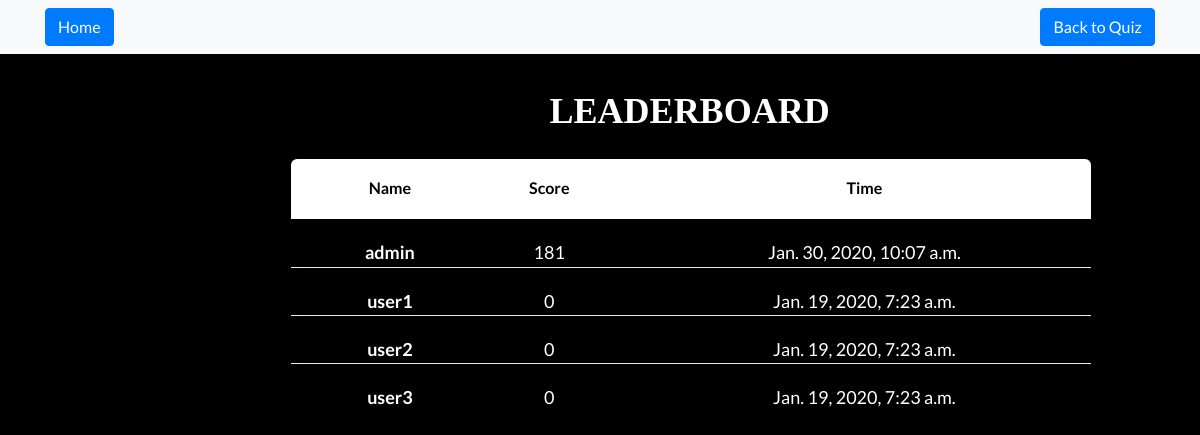
Screenshot of /quiz/leaderboard/ with the database file from the repository.
### game/models.py (models this page shows)
class Profile(models.Model):
	user=models.OneToOneField(User,on_delete=models.CASCADE)
	image = models.ImageField(default='default.jpg', upload_to='profile_pics')
	points=models.IntegerField(default=0)
	money=models.IntegerField(default=0)
	weapon_list=models.TextField(max_length=500, null=True)
	defence_list=models.TextField(max_length=500, null=True)
	is_playing = models.BooleanField(default=True)
	score=models.IntegerField(default=0)
	curr_round=models.IntegerField(default=1)
	submit_time =  models.DateTimeField(auto_now_add=True, null=True)
	class Meta:
		ordering = ('-points',)
	def __str__(self):
		return str(self.user)

### quiz/views.py (the view)
# urls.py: path('leaderboard/',views.leaderboard,name='leaderboard'),
def leaderboard(request):
	people=[]
	profiles = Profile.objects.order_by("-score","submit_time")
	print(profiles)
	for i in profiles:
		myuser = User.objects.get(id=i.user_id)
		if i.score>=0:
			people.append({
				'username':myuser.username,
				'score':i.score,
				'time':i.submit_time,
				})
	return render(request,'quiz/leaderboard2.html',{'people':people})

### quiz/templates/quiz/leaderboard2.html (shortened to what this page needs)
<html>
    <head>
      {% load static %}
       <link  href="{% static 'quiz/css4/style.css' %}" rel="stylesheet">
    <link href="{% static 'quiz/vendor1/bootstrap/css/bootstrap.min.css' %}" rel="stylesheet">
    <link href="{% static 'quiz/vendor1/fontawesome-free/css/all.min.css' %}" rel="stylesheet">
    <link href="{% static 'quiz/vendor1/simple-line-icons/css/simple-line-icons.css' %}" rel="stylesheet" type="text/css">
     <link rel="stylesheet" media="screen" href="{% static 'quiz/demo/css/style.css' %}">
    <link href="{% static 'quiz/css1/landing-page2.min.css' %}" rel="stylesheet">
   <link  href="{% static 'quiz/css4/style.css' %}" rel="stylesheet">
  </head>
    <body>
      <nav class="navbar navbar-light bg-light static-top">
    		<div class="container">
          {% if user.is_authenticated %}
           	<a class="btn btn-primary" href="{% url 'index2' %}">Home</a>
    			{% else %}
          	<a class="btn btn-primary" href={% url 'index' %}>Home</a>
              {% endif %}
              {% if user.is_authenticated %}
                <a class="btn btn-primary" href="{%url 'get_question' %}">Back to the Quiz</a>
              {% else %}
                <a class="btn btn-primary" href="quiz/login">Back to Quiz</a>
                  {% endif %}
    		</div>
    	</nav>
<div>
  <div class="container" style="position: absolute;left:-2%;>
  <div class="col-xs-8" id="leader" >
      <br />
      <br />
      <br />
      <br/>
      <br/>
       <h1 id="leaderboard" style="text-align:center; font-family: 'Georgia, serif'; font-size: 3em; color:white;">LEADERBOARD</h1>
       <br/>
       <br/>
<div id="mytable">
      <table>
          <thead>
          <tr>
          <th><br />Name</th>
          <th><br />Score</th>
         <th><br />Time</th>
          </tr>
          </thead>
          <tbody>
{% for person in people %}
<tr>
    <td><br /><b>{{person.username}}</b></td>
  <td><br />
  {{person.score}}
  </td>
  <td><br />
  {{person.time}}
  </td>
  </tr>
 {% endfor %}
</tbody>
</table>
</div>
</div>
</div>
<div id="particles-js">
</div>
</body>
</html>

### quiz/static/quiz/css4/style.css (style rules this page uses)
table { border-spacing: 1; border-collapse: collapse; border-radius: 6px; overflow: hidden; max-width: 800px; width: 100%; position: relative; }
table * { position: relative; }
table td, table th { padding-left: 28px; }
table thead tr { height: 60px; background: white; font-size: 16px; color: black; }
table tbody tr { height: 48px; opacity: 1; color: white; font-size: 1.5em; border-bottom: 1px solid #E3F1D5; }
table tbody tr:last-child { border: 0; }
table td, table th { text-align: center; }

### quiz/static/quiz/demo/css/style.css (style rules this page uses)
html,body,div,span,object,iframe,h1,h2,h3,h4,h5,h6,p,blockquote,pre,abbr,address,cite,code,del,dfn,em,img,ins,kbd,q,samp,small,strong,sub,sup,var,b,i,dl,dt,dd,ol,ul,li,fieldset,form,label,legend,table,caption,tbody,tfoot,thead,tr,th,td,article,aside,canvas,details,figcaption,figure,footer,header,hgroup,menu,nav,section,summary,time,mark,audio,video { margin:0;padding:0;border:0;outline:0;font-size:100%;vertical-align:baseline;background:transparent }
body { line-height:1 }
article,aside,details,figcaption,figure,footer,header,hgroup,menu,nav,section { display:block }
a { margin:0;padding:0;font-size:100%;vertical-align:baseline;background:transparent;text-decoration:none }
table { border-collapse:collapse;border-spacing:0 }
html,body { width:100%; height:100%; background:#000000; }
html { -webkit-tap-highlight-color: rgba(0, 0, 0, 0); }
body { font:normal 75% Arial, Helvetica, sans-serif; }
#particles-js { margin-top:10%; position: fixed; top: 0; width: 100%; height: 100%; left: 0; }

### quiz/templates/quiz/leaderboard2.html (style rules this page uses)
@media only screen and (min-width: 768px) { #leader { margin-left: 25%; right: 1%; } }
@media (min-width:1000px) { #leaderboard { position:absolute; left:24%; top:10%; } }

### rows the page displays
Profile: time "Jan. 30, 2020, 10:07 a.m."
Profile: time "Jan. 19, 2020, 7:23 a.m."
Profile: time "Jan. 19, 2020, 7:23 a.m."
Profile: time "Jan. 19, 2020, 7:23 a.m."

### other values shown
{{ person.username }} "admin" "user1" "user2" "user3"
{{ person.score }} "181" "0" "0" "0"
